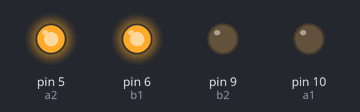
Simulated run of this sketch. Board: Arduino Uno, built with avr-gcc and run on an emulated ATmega328P. Parts: output pins drawn as LEDs (lit = HIGH).

Above: at 0.05 s.
At 5.5 s:
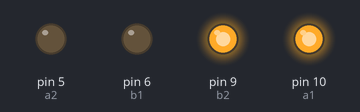
At 7.05 s:
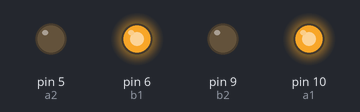
At 8.55 s:
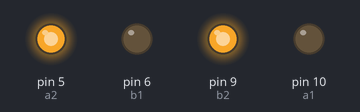
At 11.0 s:
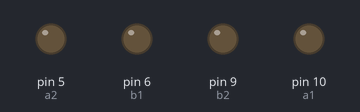
Timing chart, 0 to 14.3 s (numbered marks = the images above):
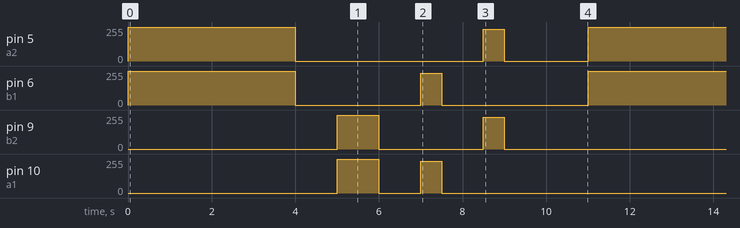

Measured:
- by itself, pin 5 (a2): repeats every 11.0 s: 0/255 4.5 s, 240/255 0.50 s, 0/255 2.0 s, 255/255 4.0 s
- by itself, pin 6 (b1): repeats every 11.0 s: 0/255 3.0 s, 240/255 0.50 s, 0/255 3.5 s, 255/255 4.0 s
- by itself, pin 9 (b2): repeats every 11.0 s: 0/255 2.5 s, 240/255 0.50 s, 0/255 7.0 s, 255/255 1.0 s
- by itself, pin 10 (a1): repeats every 11.0 s: 0/255 1.0 s, 240/255 0.50 s, 0/255 8.5 s, 255/255 1.0 s

The sketch:

motor.ino
```cpp
// Motor A1 is pin 10
const int a1 = 10;

// Motor B1 is pin 5
const int a2 = 5;

// Motor B1 is pin 6
const int b1 = 6;

// Motor B2 is pin 9
const int b2 = 9;

const int maxSpeed = 255; //MAX_SPEED
const int turnSpeed = 240;
const int midSpeed = 127;

void setup() {
  //motor A have output
  pinMode(a1, OUTPUT);
  pinMode(a2, OUTPUT);

  //motor B have output
  pinMode(b1, OUTPUT);
  pinMode(b2, OUTPUT);
}

void loop() {

  maxForward(); //starts function forward
  delay(1000); //wait for 1 second

  stopMotor(); //start function stop
  delay(1000); //wait for 5 seconds

  maxBackwards(); //starts function backwards
  delay(1000); //wait for 1 second

  stopMotor(); //start function stop
  delay(1000); //wait for 5 seconds

  maxLeft(); //starts function left
  delay(500); //wait for 1 second

  stopMotor(); //start function stop
  delay(1000); //wait for 5 seconds

  maxRight(); //starts function right
  delay(500); //wait for 1 second

  stopMotor(); //start function stop
  delay(2000); //wait for 5 seconds


}

void maxForward() {
  analogWrite(a1, 0);
  analogWrite(a2, maxSpeed);

  analogWrite(b1, maxSpeed);
  analogWrite(b2, 0);

  delay(3000);
}


//function to make robot go backwards
void maxBackwards() {
  analogWrite(a1, maxSpeed);
  analogWrite(a2, 0);

  analogWrite(b1, 0);
  analogWrite(b2, maxSpeed);
}

//function to make robot go left
void maxLeft(){
  analogWrite(a1, turnSpeed);
  analogWrite(a2, 0);

  analogWrite(b1, turnSpeed);
  analogWrite(b2, 0);


}

//function to make robot go right
void maxRight(){
  analogWrite(a1, 0);
  analogWrite(a2, turnSpeed);

  analogWrite(b1, 0);
  analogWrite(b2, turnSpeed);
}

//function to make robot stop
void stopMotor(){
  analogWrite(a1, 0);
  analogWrite(a2, 0);

  analogWrite(b1, 0);
  analogWrite(b2, 0);
}

//function to make robot go backwards
void midBackwards() {
  analogWrite(a1, midSpeed);
  analogWrite(a2, 0);

  analogWrite(b1, 0);
  analogWrite(b2, midSpeed);
}

//function to make robot go left
void midLeft(){
  analogWrite(a1, midSpeed);
  analogWrite(a2, 0);

  analogWrite(b1, midSpeed);
  analogWrite(b2, 0);


}

//function to make robot go right
void midRight(){
  analogWrite(a1, 0);
  analogWrite(a2, midSpeed);

  analogWrite(b1, 0);
  analogWrite(b2, midSpeed);
}
```
